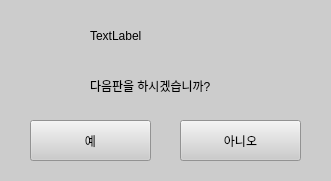
     <widget class="QWidget" name="widget" native="true">
      <property name="geometry">
       <rect>
        <x>650</x>
        <y>230</y>
        <width>331</width>
        <height>181</height>
       </rect>
      </property>
      <property name="styleSheet">
       <string notr="true">background-color: rgb(204, 204, 204);</string>
      </property>
      <widget class="QPushButton" name="Yes">
       <property name="geometry">
        <rect>
         <x>30</x>
         <y>120</y>
         <width>121</width>
         <height>41</height>
        </rect>
       </property>
       <property name="text">
        <string>예</string>
       </property>
      </widget>
      <widget class="QPushButton" name="No">
       <property name="geometry">
        <rect>
         <x>180</x>
         <y>120</y>
         <width>121</width>
         <height>41</height>
        </rect>
       </property>
       <property name="text">
        <string>아니오</string>
       </property>
      </widget>
      <widget class="QLabel" name="GameWin">
       <property name="geometry">
        <rect>
         <x>90</x>
         <y>10</y>
         <width>161</width>
         <height>51</height>
        </rect>
       </property>
       <property name="text">
        <string>TextLabel</string>
       </property>
      </widget>
      <widget class="QLabel" name="NextGame">
       <property name="geometry">
        <rect>
         <x>90</x>
         <y>60</y>
         <width>161</width>
         <height>51</height>
        </rect>
       </property>
       <property name="text">
        <string>다음판을 하시겠습니까?</string>
       </property>
      </widget>
     </widget>
